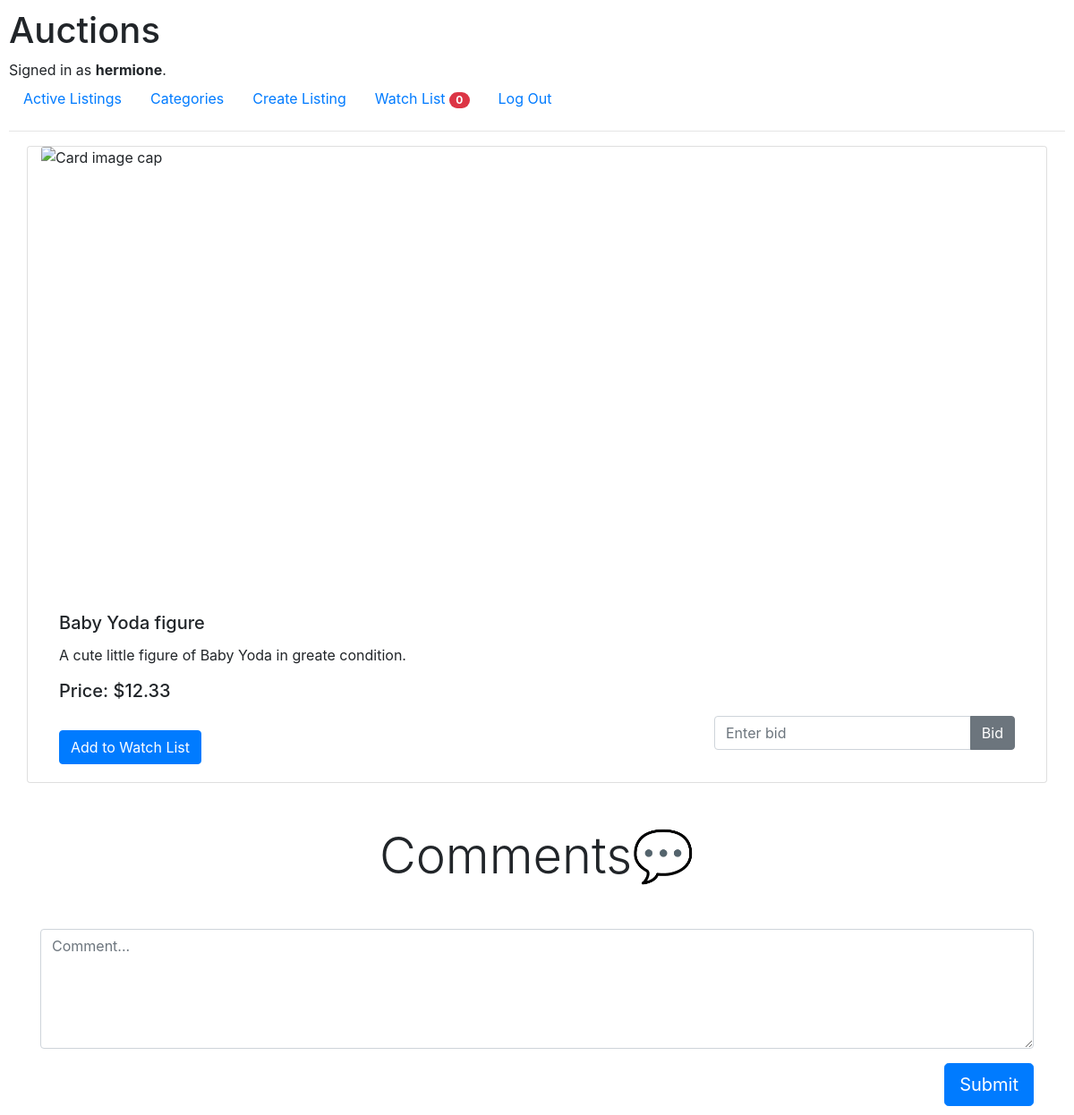
Before: /listings/22 (signed in) with the older database file.
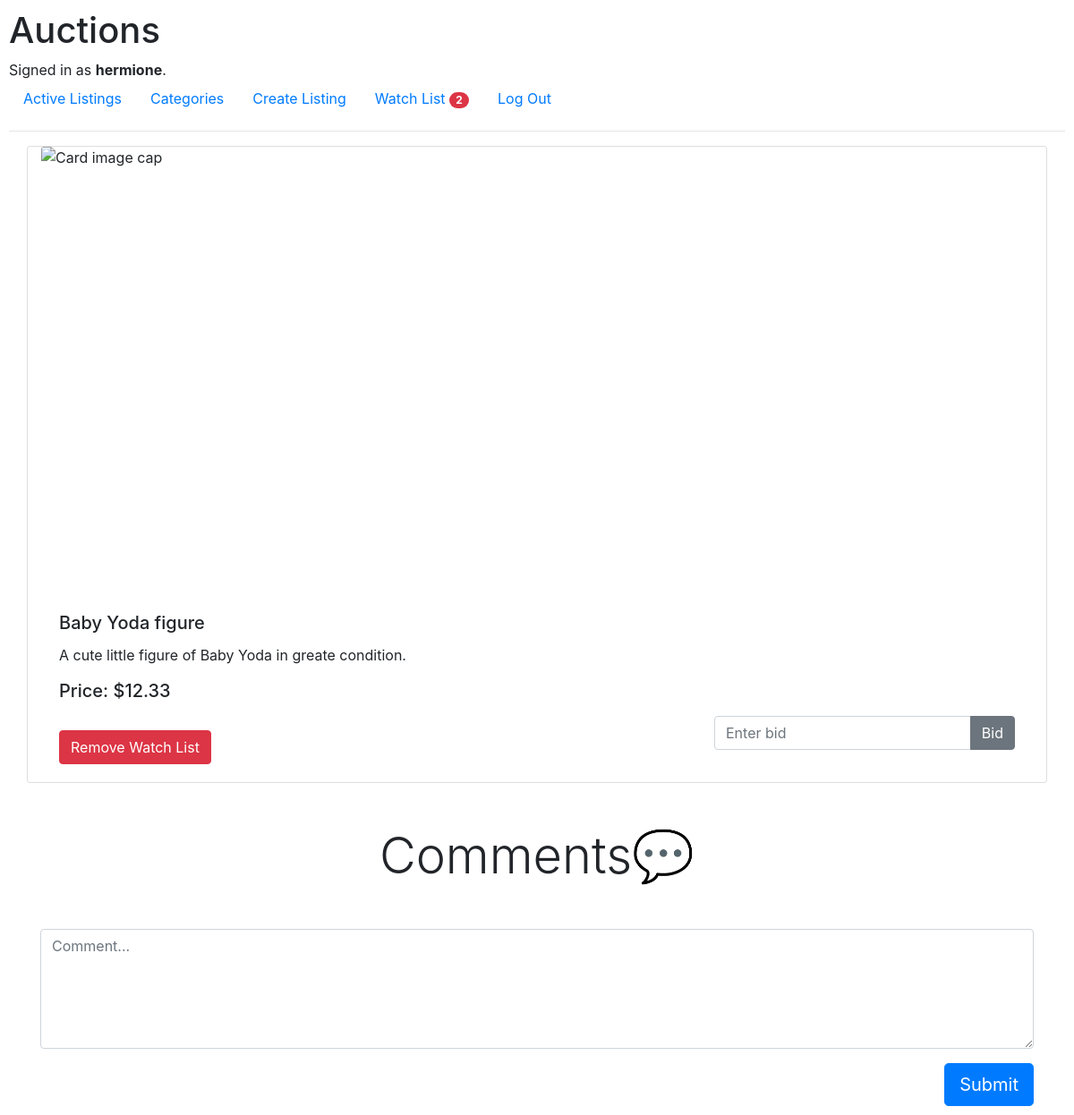
After: the same page with the newer database file.
### auctions/models.py (models this page shows)
class User(AbstractUser):
    pass

### auctions/views.py (the view)
# urls.py: path("listings/<int:pk>", views.listing_detail, name="listing-detail"),
def listing_detail(request, pk):
    is_anon_user = request.user.is_anonymous
    bidding_form = BidForm()
    comment_form = CommentForm()
    listing = get_object_or_404(Listing, pk=pk)
    comments = Comment.objects.filter(listing=listing)
    is_owner = request.user == listing.user
    is_winner = (
        False
        if is_anon_user
        else Winner.objects.filter(user=request.user, listing=listing).exists()
    )
    return render(
        request,
        "auctions/listing_detail.html",
        {
            "bidding_form": bidding_form,
            "comment_form": comment_form,
            "listing": listing,
            "comments": comments,
            "is_winner": is_winner,
            "is_owner": is_owner,
            "is_in_watch_list": (
                False
                if is_anon_user
                else WatchList.objects.filter(
                    user=request.user, listing=listing
                ).exists()
            ),
        },
    )

### auctions/forms.py
class BidForm(forms.Form):
    amount = forms.DecimalField(
        max_digits=7,
        decimal_places=2,
        min_value=decimal.Decimal(1.0),
        widget=forms.NumberInput(
            attrs={"class": "form-control", "placeholder": "Enter bid"}
        ),
    )

class CommentForm(forms.ModelForm):
    class Meta:
        model = Comment
        fields = ["text"]
        widgets = {
            "text": forms.Textarea(
                attrs={
                    "class": "form-control",
                    "rows": 5,
                    "placeholder": "Comment...",
                }
            ),
        }

### auctions/models.py (called while the page is built)
    def current_price(self):
        highest_bid = self.bids.aggregate(Max("amount"))["amount__max"]
        return highest_bid if highest_bid is not None else 0

### auctions/templates/auctions/listing_detail.html (shortened to what this page needs)
{% extends "auctions/layout.html" %}
{% block body %}
<div class="container">
  <div class="row">
    <div class="card col-12">
      <img
        class="card-img-top"
        src="{{ listing.image_url }}"
        alt="Card image cap"
        style="height: 500px; object-fit: cover"
      />
      <div
        class="card-body row justify-content-between"
        style="align-items: end"
      >
        <div class="left col-12 col-lg-8">
          <h5 class="card-title">{{ listing.title }}</h5>
          <div class="card-text">
            <p>{{ listing.description }}</p>
            <h5 class="card-text">
              Price: ${{ listing.current_price|floatformat:2 }}
            </h5>
            <br />
          </div>
          {% if user.is_authenticated and listing.active%}
          {% if is_in_watch_list %}
          <form action="{% url 'remove-from-watch-list' %}" method="POST">
            <input
              type="submit"
              value="Remove Watch List"
              class="btn btn-danger"
            />
          </form>
          {% else %}
          <form action="{% url 'add-to-watch-list' %}" method="POST">
            <input
              type="submit"
              value="Add to Watch List"
              class="btn btn-primary"
            />
          </form>
          {% endif %}
        </div>
        <div class="right col-12 col-lg-4 text-center mt-4">
          <form action="{% url 'add-bid' %}" method="POST">
            <div class="input-group mb-3">
              {{ bidding_form.amount }}
              <div class="input-group-append">
                <input type="submit" value="Bid" class="btn btn-secondary" />
              </div>
            </div>
          </form>
        </div>
        {% endif %}
      </div>
    </div>
  </div>
  {% if user.is_authenticated and listing.active %}
  <h4 class="display-4 my-5 text-center">Comments💬</h4>
  <form action="{% url 'add-comment' %}" method="POST" class="mt-4">
    <div class="form-group">{{ comment_form.text }}</div>
    <div class="d-flex justify-content-end">
      <input type="submit" value="Submit" class="btn btn-primary btn-lg" />
    </div>
  </form>
  {% endif %}
</div>
{% endblock body %}

### auctions/templates/auctions/layout.html (shortened to what this page needs)
{% load static %}
<!DOCTYPE html>
<html lang="en">
    <head>
        <link rel="stylesheet" href="https://stackpath.bootstrapcdn.com/bootstrap/4.4.1/css/bootstrap.min.css">
        <link href="{% static 'auctions/styles.css' %}" rel="stylesheet">
    </head>
    <body>
        <h1>Auctions</h1>
        <div>
            {% if user.is_authenticated %}
                Signed in as <strong>{{ user.username }}</strong>.
            {% else %}
                Not signed in.
            {% endif %}
        </div>
        <ul class="nav">
            <li class="nav-item">
                <a class="nav-link" href="{% url 'index' %}">Active Listings</a>
            </li>
            <li class="nav-item">
                <a class="nav-link" href="{% url 'categories' %}">Categories</a>
            </li>
            {% if user.is_authenticated %}
                <li class="nav-item">
                    <a class="nav-link" href="{% url 'create-listing' %}">
                        Create Listing
                    </a>
                </li>
                <li class="nav-item">
                    <a class="nav-link" href="{% url 'watchlist' %}">
                        Watch List <span class="badge badge-danger badge-pill">{{ user.watchlists.count}}</span>
                    </a>
                </li>
                <li class="nav-item">
                    <a class="nav-link" href="{% url 'logout' %}">Log Out</a>
                </li>
            {% endif %}
        </ul>
        <hr>
        {% block body %}
        {% endblock %}
    </body>
</html>

Changed rows visible on the page:
changed User "hermione": watchlists.count "0" → "2"
Other visible differences:
form field value: (not shown) → "Remove Watch List"
form field value: "Add to Watch List" → (not shown)
